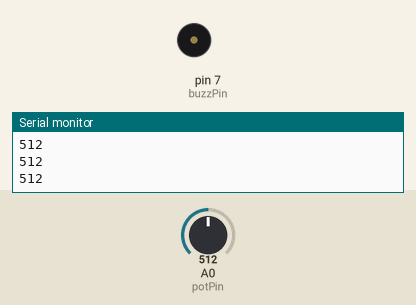
Recording of a sketch running on a simulated Arduino Uno, built with avr-gcc and run on an emulated ATmega328P. Parts: buzzer (waves = sounding, pin HIGH), the last lines printed to the serial monitor. The test bench sets the inputs (shaded band); at power-on: A0 (potPin) = 512.

Above: at 1.2 s.
1.3 s: A0 (potPin) set to 982
2.8 s: A0 (potPin) set to 1017
At 4.0 s:
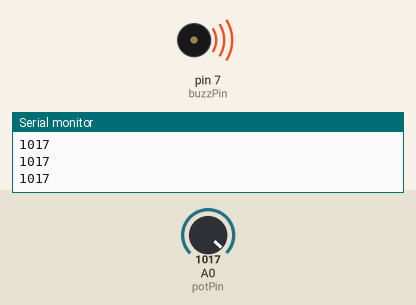
4.3 s: A0 (potPin) set to 990
At 5.0 s:
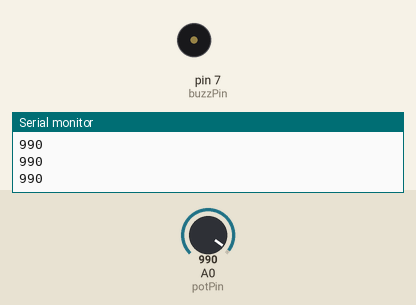
5.8 s: A0 (potPin) set to 1010
At 6.3 s:
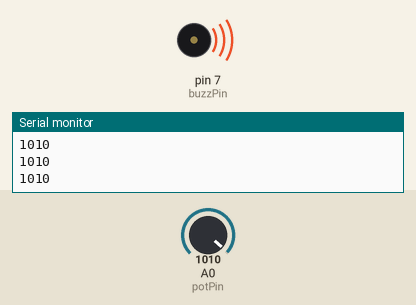
Timing chart, 0 to 8.3 s (numbered marks = the images above; inputs shaded):
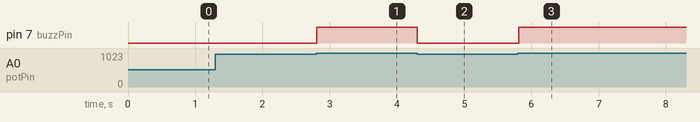

Measured:
- the behaviour switches between 1000 and 1001 on A0 (potPin) (found by bisection; images 0 and 1)
- after the input at 2.8 s, pin 7 (buzzPin): LOW → HIGH at once
- after the input at 4.3 s, pin 7 (buzzPin): HIGH → LOW at once
- after the input at 5.8 s, pin 7 (buzzPin): LOW → HIGH at once

The sketch:

active_buzzers_simple.ino
```cpp
int number;
int buzzPin = 7;
int wait = 2000;
int potPin = A0;
int potVal;

void setup () {

  pinMode(buzzPin, OUTPUT);
  pinMode(potPin, INPUT);
  Serial.begin(9600);
}

void loop () {

  potVal = analogRead(potPin);

  Serial.println(potVal);

  if (potVal>1000) {

    digitalWrite(buzzPin, HIGH);

    }
  else {

    digitalWrite(buzzPin, LOW);

    }


}
```
